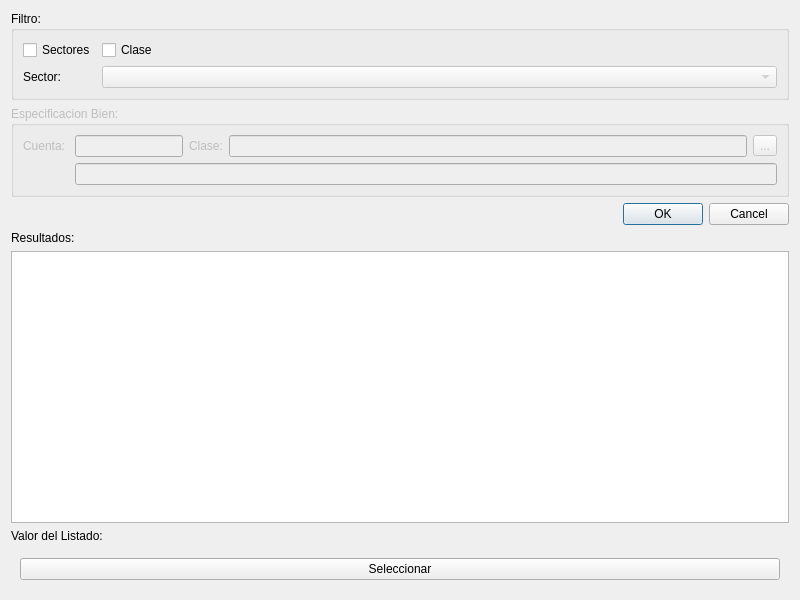
<?xml version="1.0" encoding="UTF-8"?>
<ui version="4.0">
 <class>ConsultaBienes</class>
 <widget class="QDialog" name="ConsultaBienes">
  <property name="geometry">
   <rect>
    <x>0</x>
    <y>0</y>
    <width>800</width>
    <height>600</height>
   </rect>
  </property>
  <property name="minimumSize">
   <size>
    <width>800</width>
    <height>600</height>
   </size>
  </property>
  <property name="windowTitle">
   <string>Consulta de Bienes</string>
  </property>
  <layout class="QVBoxLayout" name="verticalLayout">
   <item>
    <widget class="QGroupBox" name="groupBox">
     <property name="title">
      <string>Filtro:</string>
     </property>
     <layout class="QFormLayout" name="formLayout">
      <property name="fieldGrowthPolicy">
       <enum>QFormLayout::AllNonFixedFieldsGrow</enum>
      </property>
      <item row="0" column="0">
       <widget class="QCheckBox" name="checkSector">
        <property name="text">
         <string>Sectores</string>
        </property>
       </widget>
      </item>
      <item row="0" column="1">
       <widget class="QCheckBox" name="checkClase">
        <property name="text">
         <string>Clase</string>
        </property>
       </widget>
      </item>
      <item row="1" column="0">
       <widget class="QLabel" name="label">
        <property name="text">
         <string>Sector:</string>
        </property>
       </widget>
      </item>
      <item row="1" column="1">
       <widget class="QComboBox" name="sectores">
        <property name="enabled">
         <bool>false</bool>
        </property>
       </widget>
      </item>
     </layout>
    </widget>
   </item>
   <item>
    <widget class="QGroupBox" name="grupoEspecificacion">
     <property name="enabled">
      <bool>false</bool>
     </property>
     <property name="title">
      <string>Especificacion Bien:</string>
     </property>
     <layout class="QGridLayout" name="gridLayout_3">
      <item row="0" column="0">
       <widget class="QLabel" name="label_8">
        <property name="text">
         <string>Cuenta: </string>
        </property>
       </widget>
      </item>
      <item row="0" column="1" colspan="2">
       <widget class="QLineEdit" name="numeroCuenta"/>
      </item>
      <item row="0" column="3">
       <widget class="QLabel" name="label_9">
        <property name="text">
         <string>Clase:</string>
        </property>
       </widget>
      </item>
      <item row="0" column="4">
       <widget class="QLineEdit" name="nombreClase">
        <property name="maxLength">
         <number>3</number>
        </property>
       </widget>
      </item>
      <item row="0" column="5">
       <widget class="QToolButton" name="btmBuscarClases">
        <property name="text">
         <string>...</string>
        </property>
       </widget>
      </item>
      <item row="1" column="1" colspan="5">
       <widget class="QLineEdit" name="descripcion">
        <property name="readOnly">
         <bool>true</bool>
        </property>
       </widget>
      </item>
     </layout>
    </widget>
   </item>
   <item>
    <widget class="QDialogButtonBox" name="buttonBox">
     <property name="standardButtons">
      <set>QDialogButtonBox::Cancel|QDialogButtonBox::Ok</set>
     </property>
    </widget>
   </item>
   <item>
    <widget class="QLabel" name="labelResultados">
     <property name="text">
      <string>Resultados: </string>
     </property>
    </widget>
   </item>
   <item>
    <widget class="QTableView" name="tablaBienes"/>
   </item>
   <item>
    <widget class="QLabel" name="valorListado">
     <property name="text">
      <string>Valor del Listado: </string>
     </property>
    </widget>
   </item>
   <item>
    <widget class="QWidget" name="widget" native="true">
     <layout class="QHBoxLayout" name="horizontalLayout">
      <item>
       <widget class="QPushButton" name="seleccionarBien">
        <property name="text">
         <string>Seleccionar</string>
        </property>
       </widget>
      </item>
     </layout>
    </widget>
   </item>
  </layout>
 </widget>
 <resources/>
 <connections>
  <connection>
   <sender>checkClase</sender>
   <signal>clicked(bool)</signal>
   <receiver>grupoEspecificacion</receiver>
   <slot>setEnabled(bool)</slot>
   <hints>
    <hint type="sourcelabel">
     <x>399</x>
     <y>44</y>
    </hint>
    <hint type="destinationlabel">
     <x>349</x>
     <y>159</y>
    </hint>
   </hints>
  </connection>
  <connection>
   <sender>checkSector</sender>
   <signal>clicked(bool)</signal>
   <receiver>sectores</receiver>
   <slot>setEnabled(bool)</slot>
   <hints>
    <hint type="sourcelabel">
     <x>68</x>
     <y>44</y>
    </hint>
    <hint type="destinationlabel">
     <x>399</x>
     <y>75</y>
    </hint>
   </hints>
  </connection>
  <connection>
   <sender>buttonBox</sender>
   <signal>rejected()</signal>
   <receiver>ConsultaBienes</receiver>
   <slot>close()</slot>
   <hints>
    <hint type="sourcelabel">
     <x>349</x>
     <y>227</y>
    </hint>
    <hint type="destinationlabel">
     <x>349</x>
     <y>199</y>
    </hint>
   </hints>
  </connection>
 </connections>
</ui>
